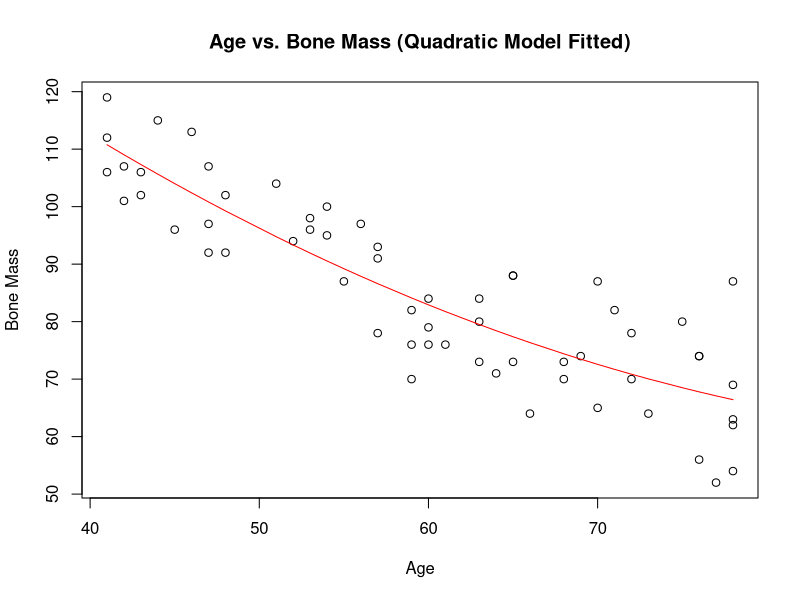
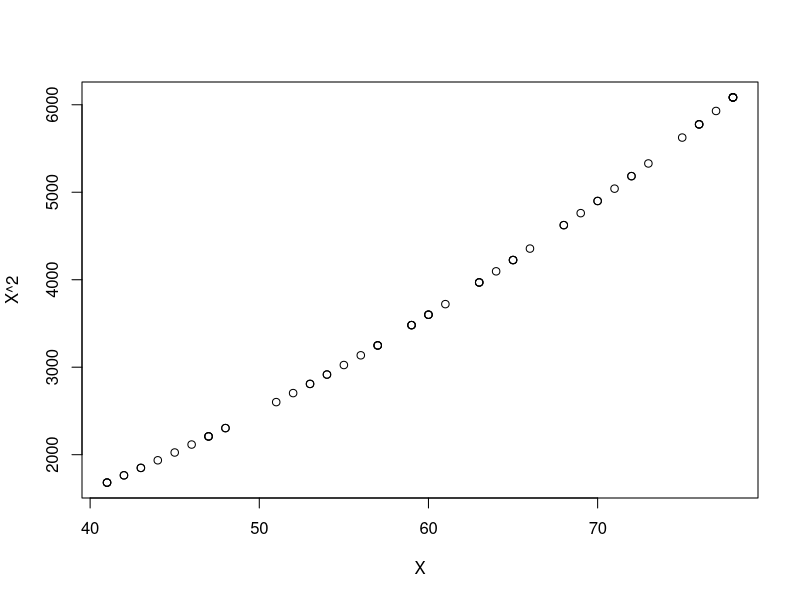
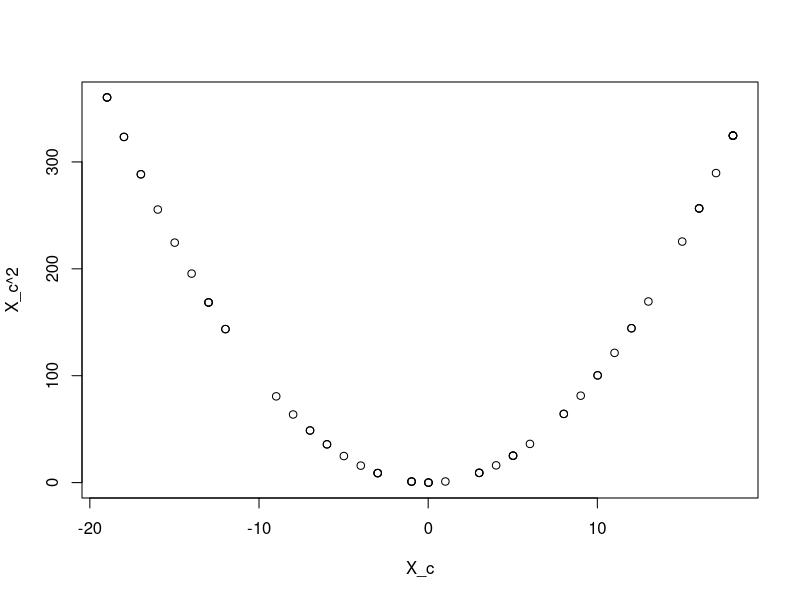
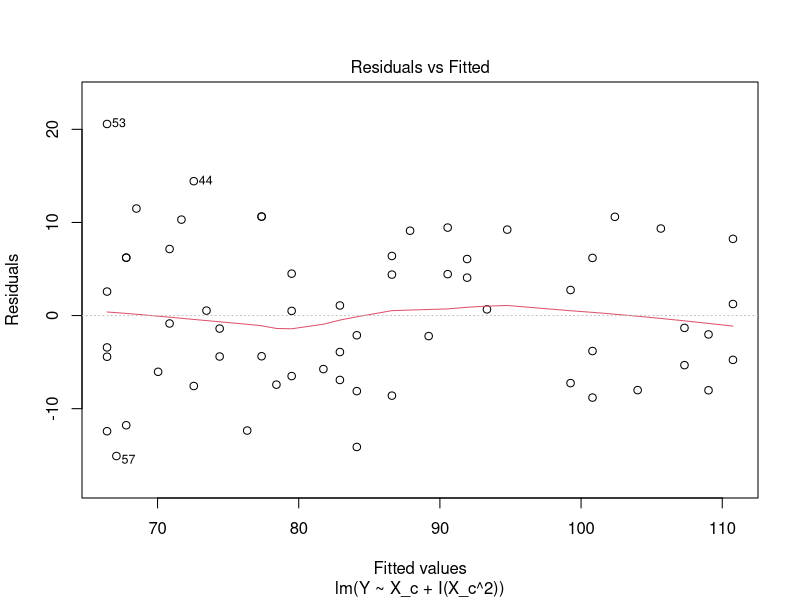
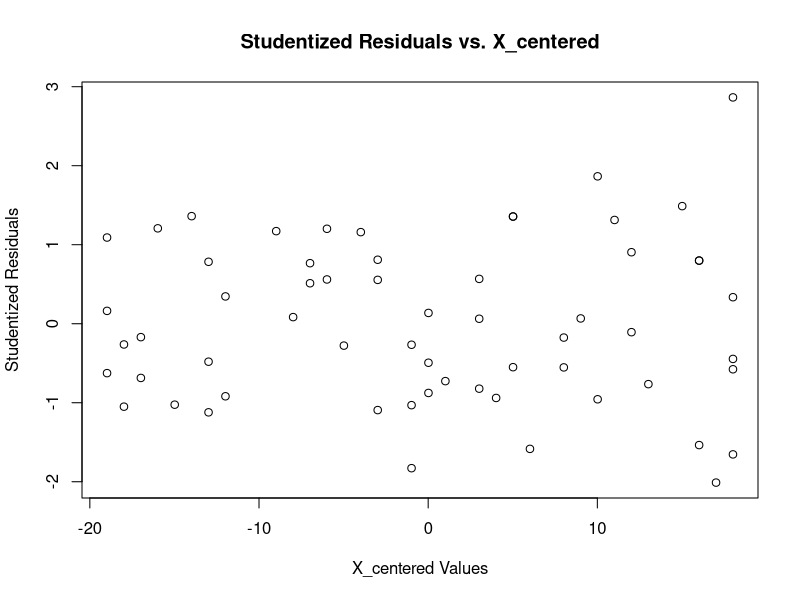
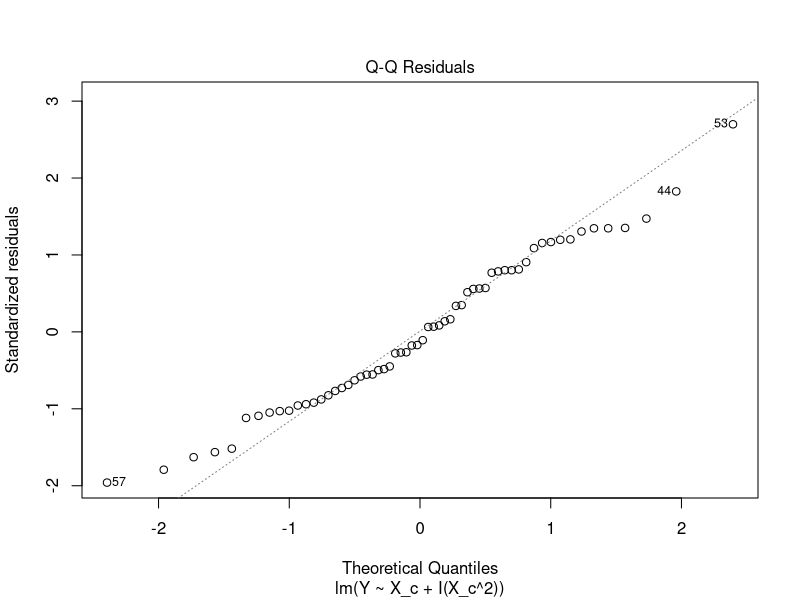
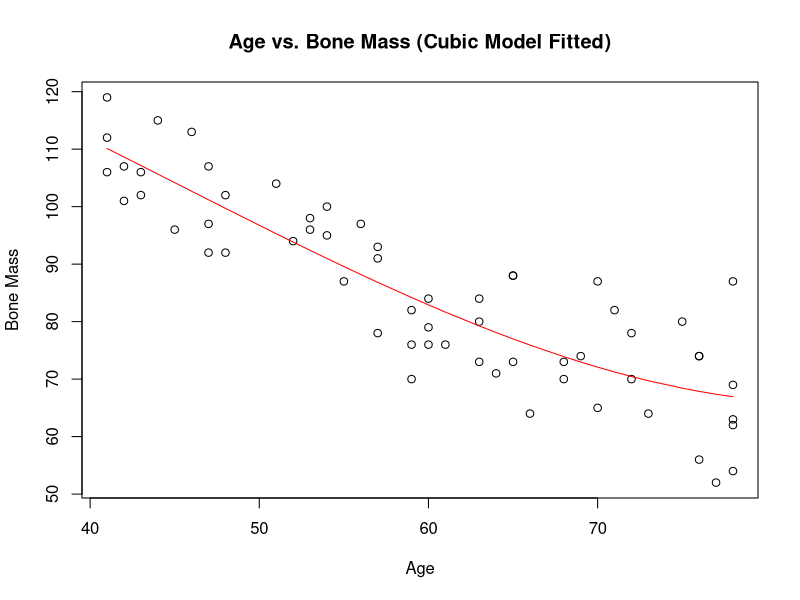

Write the R code that produced these figures, in order.
## ---- chunk 1
knitr::opts_chunk$set(echo = TRUE)
## ---- chunk 2
ms <- read.csv("MuscleMass.csv")
ms$X_c <- ms$X - mean(ms$X)
attach(ms)
## ---- chunk 3
fit <- lm(Y ~ X_c + I(X_c^2))
plot(X, Y, main="Age vs. Bone Mass (Quadratic Model Fitted)",
     xlab="Age", ylab="Bone Mass")
lines(sort(X), fitted(fit)[order(X)], col='red')
summary(fit)
## ---- chunk 4
newdata <- data.frame(X_c=48-mean(X))
predict(fit, newdata, level=0.95, interval="confidence")
## ---- chunk 5
predict(fit, newdata, level=0.95, interval="prediction")
## ---- chunk 6
mean(X)
## ---- chunk 7
cor(X, X^2)
plot(X, X^2)

cor(X_c, X_c^2)
plot(X_c, X_c^2)
## ---- chunk 8
library(MASS)
plot(fit, which=1)
plot(X_c, studres(fit), main="Studentized Residuals vs. X_centered",
     xlab="X_centered Values", ylab="Studentized Residuals")
plot(fit, which=2)
## ---- chunk 9
fit <- lm(Y ~ X_c + I(X_c^2) + I(X_c^3))
plot(X, Y, main="Age vs. Bone Mass (Cubic Model Fitted)",
     xlab="Age", ylab="Bone Mass")
lines(sort(X), fitted(fit)[order(X)], col='red')
summary(fit)
